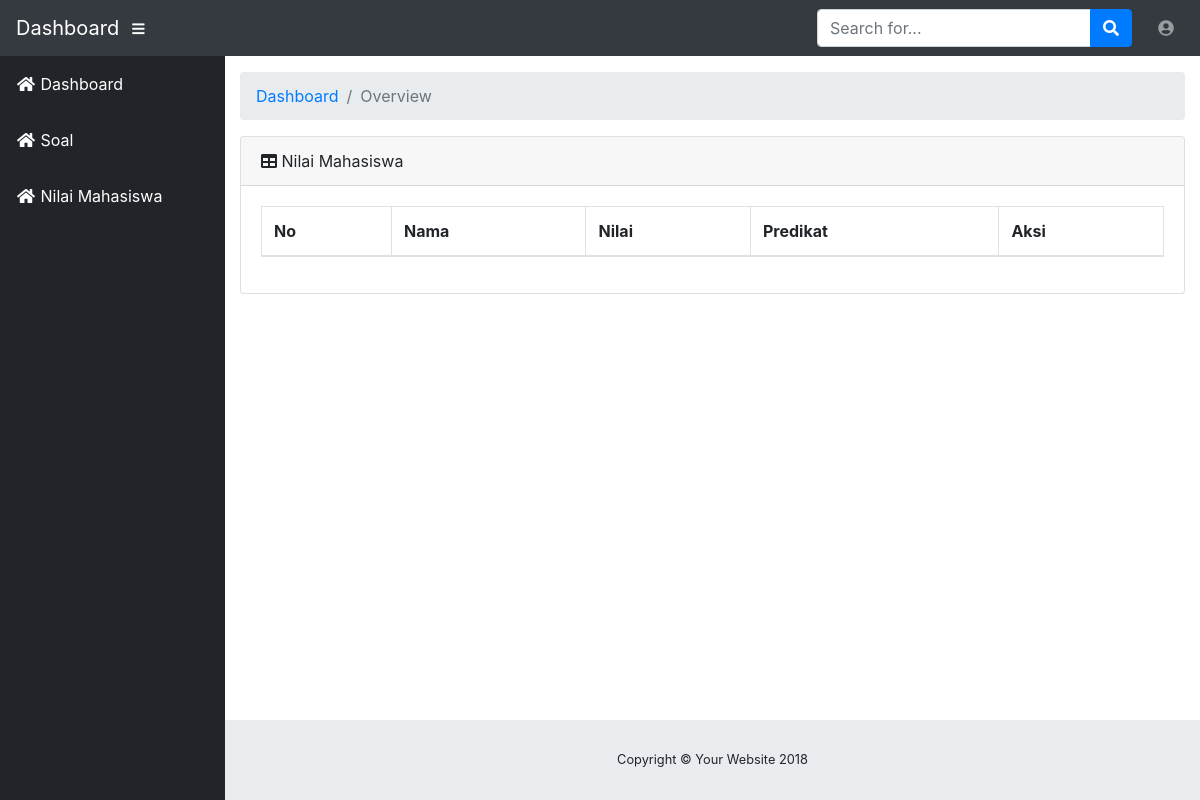
The page /include/dosen/index.php?page=nilai_mhs on the database as committed earlier.
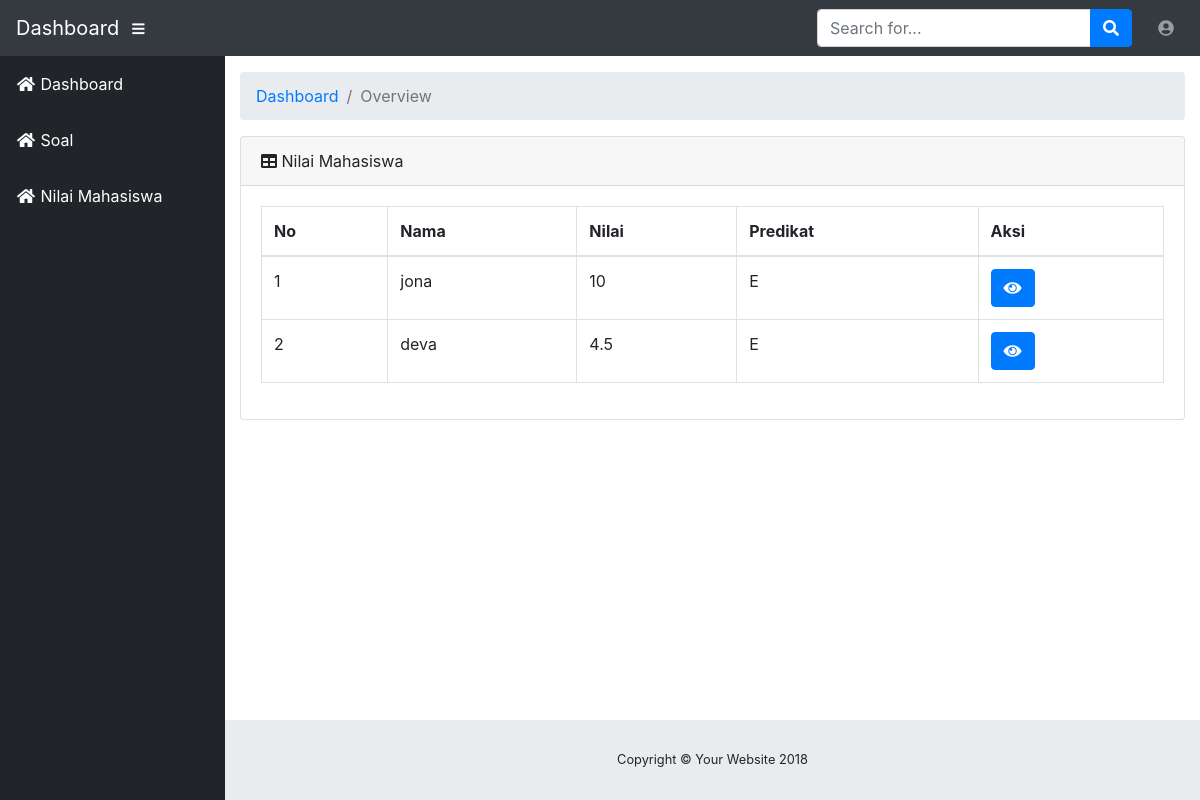
The same page on the database as committed later.
### tables this page shows
CREATE TABLE `tb_nilai_mhs` (
  `id` int(10) NOT NULL AUTO_INCREMENT,
  `id_ujian` int(10) DEFAULT NULL,
  `id_mhs` int(10) DEFAULT NULL,
  `nilai_mhs` float DEFAULT NULL,
  PRIMARY KEY (`id`),
  KEY `id_mhs` (`id_mhs`),
  KEY `id_ujian` (`id_ujian`),
  CONSTRAINT `tb_nilai_mhs_ibfk_1` FOREIGN KEY (`id_mhs`) REFERENCES `tb_mhs` (`id_mhs`),
  CONSTRAINT `tb_nilai_mhs_ibfk_2` FOREIGN KEY (`id_ujian`) REFERENCES `tb_ujian` (`id_ujian`)
);

CREATE TABLE `tb_mhs` (
  `id_mhs` int(10) NOT NULL AUTO_INCREMENT,
  `nama_mhs` varchar(255) DEFAULT NULL,
  `username_mhs` varchar(255) DEFAULT NULL,
  `password_mhs` varchar(255) DEFAULT NULL,
  PRIMARY KEY (`id_mhs`)
);

### include/dosen/content_nilai_mhs.php (the view, shortened to what this page needs)
<div class="card mb-3">
	<div class="card-header">
		<i class="fas fa-table"></i> Nilai Mahasiswa
	</div>
	<div class="card-body">
		<div class="table-responsive">
			<table class="table table-bordered" id="dataTable" width="100%" cellspacing="0">
				<thead>
					<tr>
						<th>No</th>
						<th>Nama</th>
						<th>Nilai</th>
						<th>Predikat</th>
						<th>Aksi</th>
					</tr>
				</thead>
				<tbody>
					<?php
						$semua_nilai_mhs = mysqli_query($conn, "SELECT * FROM tb_nilai_mhs INNER JOIN tb_mhs ON tb_mhs.`id_mhs`=tb_nilai_mhs.`id_mhs` WHERE id_ujian=1");
						$i=1;
						foreach ($semua_nilai_mhs as $nilai_mhs) {
					?>
					<tr>
						<td><?php echo $i?></td>
						<td><?php echo $nilai_mhs['nama_mhs']?></td>
						<td><?php echo $nilai_mhs['nilai_mhs']?></td>
						<td>
							<?php
								if($nilai_mhs['nilai_mhs']>79){
									echo "A";
								} else if($nilai_mhs['nilai_mhs']>65){
									echo "B";
								} else if ($nilai_mhs['nilai_mhs']>50) {
									echo "C";
								} else if ($nilai_mhs['nilai_mhs']>40) {
									echo "D";
								} else {
									echo "E";
								}
							?>
						</td>
						<td>
							<a class="btn btn-primary" href="?page=nilai_mhs&aksi=lihat&id=<?php echo $nilai_mhs['id_mhs']?>">
								<i class="fas fa-eye"></i>
							</a>
						</td>
					</tr>
					<?php
							$i++;
						}
					?>
				</tbody>
			</table>
		</div>
	</div>
</div>

### include/dosen/index.php (shortened to what this page needs)
<!DOCTYPE html>
<html lang="en">
	<head>
		<?php include 'include/head.php';
		?>
	</head>
	<body id="page-top">
		<?php include 'include/navbar.php' ?>
		<div id="wrapper">
			<?php
				include 'include/dosen/sidebar_dosen.php';
			?>
			<div id="content-wrapper">
				<div class="container-fluid">
					<ol class="breadcrumb">
						<li class="breadcrumb-item">
							<a href="#">Dashboard</a>
						</li>
						<li class="breadcrumb-item active">Overview</li>
					</ol>
					<?php
						if(isset($_GET['page'])){
							if($_GET['page']=='soal'){
								if(isset($_GET['aksi'])){
									if($_GET['aksi']=='tambah') {
										include 'include/dosen/content_tambah_soal.php';
									}
								} else {
									include 'include/dosen/content_soal.php';
								}
							} else if($_GET['page']=='nilai_mhs') {
								if(isset($_GET['aksi'])){
									if($_GET['aksi']=='lihat') {
										include 'include/dosen/content_lihat_nilai_mhs.php';
									}
								} else {
									include 'include/dosen/content_nilai_mhs.php';
								}
							}
						} else {
							include 'include/dosen/content_dashboard.php';
						}
					?>
				</div>
				<footer class="sticky-footer">
					<div class="container my-auto">
						<div class="copyright text-center my-auto">
							<span>Copyright © Your Website 2018</span>
						</div>
					</div>
				</footer>
			</div>
		</div>
	</body>
</html>

### include/head.php (shortened to what this page needs)
<link href="assets/vendor/bootstrap/css/bootstrap.min.css" rel="stylesheet">
<link href="assets/vendor/fontawesome-free/css/all.min.css" rel="stylesheet" type="text/css">
<link href="assets/vendor/datatables/dataTables.bootstrap4.css" rel="stylesheet">
<link href="assets/css/sb-admin.css" rel="stylesheet">

### include/navbar.php (shortened to what this page needs)
<nav class="navbar navbar-expand navbar-dark bg-dark static-top">
<a class="navbar-brand mr-1" href="index.html">Dashboard</a>
<button class="btn btn-link btn-sm text-white order-1 order-sm-0" id="sidebarToggle" href="#">
  <i class="fas fa-bars"></i>
</button>
<form class="d-none d-md-inline-block form-inline ml-auto mr-0 mr-md-3 my-2 my-md-0">
  <div class="input-group">
    <input type="text" class="form-control" placeholder="Search for..." aria-label="Search" aria-describedby="basic-addon2">
    <div class="input-group-append">
      <button class="btn btn-primary" type="button">
        <i class="fas fa-search"></i>
      </button>
    </div>
  </div>
</form>
<ul class="navbar-nav ml-auto ml-md-0">
  <li class="nav-item dropdown no-arrow">
    <a class="nav-link dropdown-toggle" href="#" id="userDropdown" role="button" data-toggle="dropdown" aria-haspopup="true" aria-expanded="false">
      <i class="fas fa-user-circle fa-fw"></i>
    </a>
  </li>
</ul>
</nav>

### include/dosen/sidebar_dosen.php
<ul class="sidebar navbar-nav">
    <li class="nav-item active">
        <a class="nav-link" href="dosen">
        <i class="fas fa-fw fa-home"></i>
        <span>Dashboard</span>
        </a>
    </li>
    <li class="nav-item active">
        <a class="nav-link" href="?page=soal">
        <i class="fas fa-fw fa-home"></i>
        <span>Soal</span>
        </a>
    </li>
    <li class="nav-item active">
        <a class="nav-link" href="?page=nilai_mhs">
        <i class="fas fa-fw fa-home"></i>
        <span>Nilai Mahasiswa</span>
        </a>
    </li>
</ul>

### assets/css/sb-admin.css (style rules this page uses)
html { position: relative; min-height: 100%; }
body { height: 100%; }
#wrapper { display: -webkit-box; display: -ms-flexbox; display: flex; }
#wrapper #content-wrapper { overflow-x: hidden; width: 100%; padding-top: 1rem; padding-bottom: 80px; }
.navbar-nav .nav-item.active .nav-link { color: #fff; }
.navbar-nav .nav-item.dropdown .dropdown-toggle::after { width: 1rem; text-align: center; float: right; vertical-align: 0; border: 0; font-weight: 900; content: '\f105'; font-family: 'Font Awesome 5 Free'; }
.navbar-nav .nav-item.dropdown.no-arrow .dropdown-toggle::after { display: none; }
.sidebar { width: 90px !important; background-color: #212529; min-height: calc(100vh - 56px); }
.sidebar .nav-item:last-child { margin-bottom: 1rem; }
.sidebar .nav-item .nav-link { text-align: center; padding: 0.75rem 1rem; width: 90px; }
.sidebar .nav-item .nav-link span { font-size: 0.65rem; display: block; }
.sidebar .nav-item .nav-link { color: rgba(255, 255, 255, 0.5); }
@media (min-width: 768px) { .sidebar { width: 225px !important; } }
@media (min-width: 768px) { .sidebar .nav-item .nav-link { display: block; width: 100%; text-align: left; padding: 1rem; width: 225px; } }
@media (min-width: 768px) { .sidebar .nav-item .nav-link span { font-size: 1rem; display: inline; } }
:root { --input-padding-x: 0.75rem; --input-padding-y: 0.75rem; }
footer.sticky-footer { display: -webkit-box; display: -ms-flexbox; display: flex; position: absolute; right: 0; bottom: 0; width: calc(100% - 90px); height: 80px; background-color: #e9ecef; }
footer.sticky-footer .copyright { line-height: 1; font-size: 0.8rem; }
@media (min-width: 768px) { footer.sticky-footer { width: calc(100% - 225px); } }

Rows that differ between the two databases and show on the page:
added tb_nilai_mhs: id_mhs.nama_mhs "jona", nilai_mhs "10", shows "E"
added tb_nilai_mhs: id_mhs.nama_mhs "deva", nilai_mhs "4.5", shows "E"
